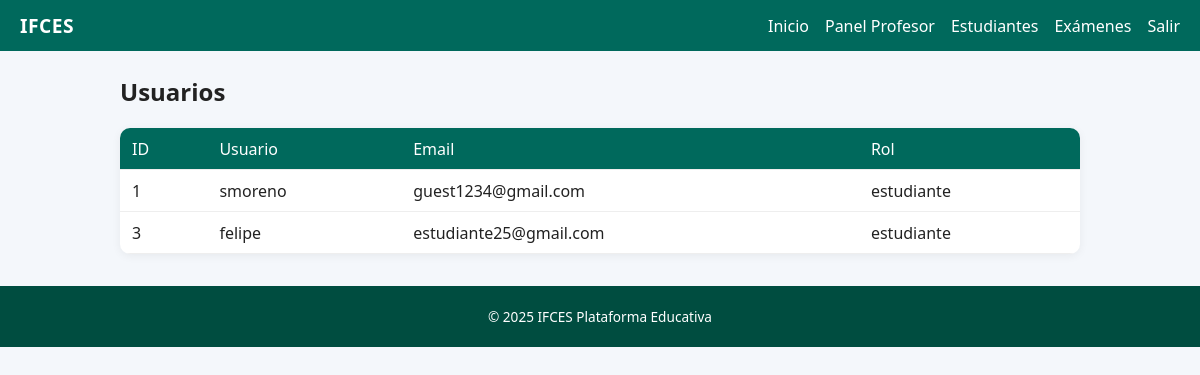
The page /usuarios (signed in) on the database as committed earlier.
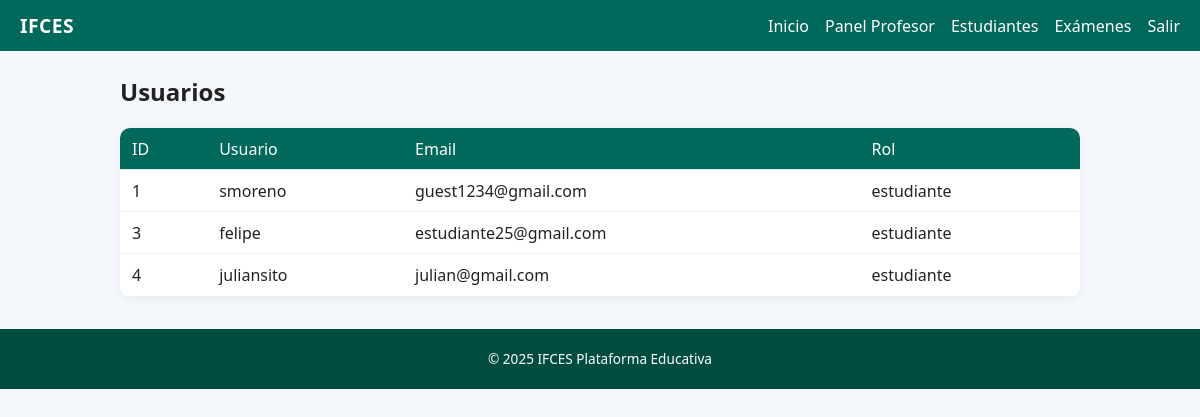
The same page on the database as committed later.
### app/models.py (models this page shows, shortened)
class User(UserMixin, db.Model):
    __tablename__ = "users"
    id = db.Column(db.Integer, primary_key=True)
    username = db.Column(db.String(50), unique=True, nullable=False)
    email = db.Column(db.String(120), unique=True, nullable=False, index=True)
    password_hash = db.Column(db.String(255), nullable=False)
    role = db.Column(db.String(20), nullable=False, default="estudiante")
    is_active = db.Column(db.Boolean, default=True, nullable=False)
    created_at = db.Column(db.DateTime, default=datetime.utcnow)
    examenes_creados = db.relationship('Examen', backref='profesor', lazy=True, foreign_keys='Examen.profesor_id')
    examenes_asignados = db.relationship('Examen', secondary=estudiante_examen, backref=db.backref('estudiantes', lazy='dynamic'))

### app/main/routes.py (the view)
@main_bp.route("/usuarios")
@login_required
@role_required("admin", "profesor")
def usuarios():
    if current_user.role == "profesor":
        data = User.query.filter_by(role="estudiante").all()
    else:
        data = User.query.all()
    return render_template("usuarios.html", usuarios=data)

### app/models.py (called while the page is built)
@login_manager.user_loader
def load_user(user_id):  # pragma: no cover
    return User.query.get(int(user_id))

### app/templates/usuarios.html (shortened to what this page needs)
{% extends 'layout.html' %}
{% block content %}
<h2>Usuarios</h2>
<table class="table">
  <thead><tr><th>ID</th><th>Usuario</th><th>Email</th><th>Rol</th></tr></thead>
  <tbody>
    {% for u in usuarios %}
      <tr><td>{{ u.id }}</td><td>{{ u.username }}</td><td>{{ u.email }}</td><td>{{ u.role }}</td></tr>
    {% endfor %}
  </tbody>
</table>
{% endblock %}

Rows that differ between the two databases and show on the page:
added User: id "4", username "juliansito", email "julian@gmail.com", role "estudiante"
